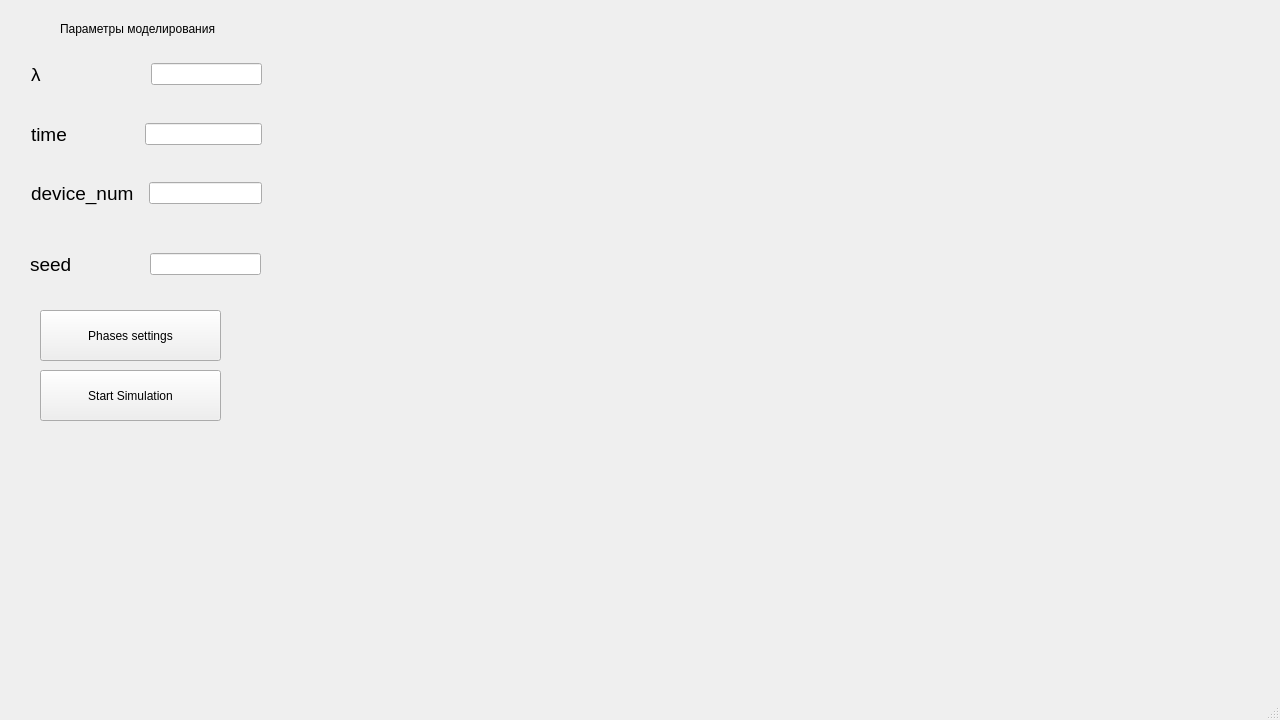
<?xml version="1.0" encoding="UTF-8"?>
<ui version="4.0">
 <class>MainWindow</class>
 <widget class="QMainWindow" name="MainWindow">
  <property name="geometry">
   <rect>
    <x>0</x>
    <y>0</y>
    <width>1280</width>
    <height>720</height>
   </rect>
  </property>
  <property name="windowTitle">
   <string>MainWindow</string>
  </property>
  <widget class="QWidget" name="centralwidget">
   <widget class="QStackedWidget" name="stackedGraphicsWidget">
    <property name="geometry">
     <rect>
      <x>720</x>
      <y>10</y>
      <width>551</width>
      <height>661</height>
     </rect>
    </property>
    <property name="currentIndex">
     <number>0</number>
    </property>
    <widget class="QWidget" name="page_0"/>
    <widget class="QWidget" name="page_1"/>
   </widget>
   <widget class="QPushButton" name="Start_pushButton">
    <property name="geometry">
     <rect>
      <x>40</x>
      <y>370</y>
      <width>181</width>
      <height>51</height>
     </rect>
    </property>
    <property name="text">
     <string>Start Simulation</string>
    </property>
   </widget>
   <widget class="QWidget" name="widget" native="true">
    <property name="geometry">
     <rect>
      <x>10</x>
      <y>10</y>
      <width>271</width>
      <height>281</height>
     </rect>
    </property>
    <widget class="QLabel" name="label">
     <property name="geometry">
      <rect>
       <x>50</x>
       <y>10</y>
       <width>171</width>
       <height>17</height>
      </rect>
     </property>
     <property name="text">
      <string>Параметры моделирования</string>
     </property>
    </widget>
    <widget class="QWidget" name="layoutWidget">
     <property name="geometry">
      <rect>
       <x>21</x>
       <y>50</y>
       <width>231</width>
       <height>28</height>
      </rect>
     </property>
     <layout class="QHBoxLayout" name="horizontalLayout">
      <property name="spacing">
       <number>110</number>
      </property>
      <item>
       <widget class="QLabel" name="label_4">
        <property name="font">
         <font>
          <pointsize>14</pointsize>
         </font>
        </property>
        <property name="text">
         <string>λ</string>
        </property>
       </widget>
      </item>
      <item>
       <widget class="QLineEdit" name="lineEdit"/>
      </item>
     </layout>
    </widget>
    <widget class="QWidget" name="layoutWidget">
     <property name="geometry">
      <rect>
       <x>21</x>
       <y>110</y>
       <width>231</width>
       <height>28</height>
      </rect>
     </property>
     <layout class="QHBoxLayout" name="horizontalLayout_2">
      <property name="spacing">
       <number>78</number>
      </property>
      <item>
       <widget class="QLabel" name="label_3">
        <property name="font">
         <font>
          <pointsize>14</pointsize>
         </font>
        </property>
        <property name="text">
         <string>time</string>
        </property>
       </widget>
      </item>
      <item>
       <widget class="QLineEdit" name="lineEdit_2"/>
      </item>
     </layout>
    </widget>
    <widget class="QWidget" name="layoutWidget">
     <property name="geometry">
      <rect>
       <x>21</x>
       <y>169</y>
       <width>231</width>
       <height>28</height>
      </rect>
     </property>
     <layout class="QHBoxLayout" name="horizontalLayout_3">
      <property name="spacing">
       <number>15</number>
      </property>
      <item>
       <widget class="QLabel" name="label_2">
        <property name="font">
         <font>
          <pointsize>14</pointsize>
         </font>
        </property>
        <property name="text">
         <string>device_num</string>
        </property>
       </widget>
      </item>
      <item>
       <widget class="QLineEdit" name="lineEdit_4"/>
      </item>
     </layout>
    </widget>
    <widget class="QWidget" name="">
     <property name="geometry">
      <rect>
       <x>20</x>
       <y>240</y>
       <width>231</width>
       <height>28</height>
      </rect>
     </property>
     <layout class="QHBoxLayout" name="horizontalLayout_4">
      <property name="spacing">
       <number>78</number>
      </property>
      <item>
       <widget class="QLabel" name="label_5">
        <property name="font">
         <font>
          <pointsize>14</pointsize>
         </font>
        </property>
        <property name="text">
         <string>seed</string>
        </property>
       </widget>
      </item>
      <item>
       <widget class="QLineEdit" name="lineEdit_5"/>
      </item>
     </layout>
    </widget>
   </widget>
   <widget class="QPushButton" name="PSettings_pushButton">
    <property name="geometry">
     <rect>
      <x>40</x>
      <y>310</y>
      <width>181</width>
      <height>51</height>
     </rect>
    </property>
    <property name="text">
     <string>Phases settings</string>
    </property>
   </widget>
   <widget class="QStackedWidget" name="PhaseStackedWidget">
    <property name="geometry">
     <rect>
      <x>280</x>
      <y>40</y>
      <width>300</width>
      <height>601</height>
     </rect>
    </property>
    <widget class="QWidget" name="page"/>
    <widget class="QWidget" name="page_2"/>
   </widget>
  </widget>
  <widget class="QMenuBar" name="menubar">
   <property name="geometry">
    <rect>
     <x>0</x>
     <y>0</y>
     <width>1280</width>
     <height>22</height>
    </rect>
   </property>
  </widget>
  <widget class="QStatusBar" name="statusbar"/>
 </widget>
 <resources/>
 <connections/>
</ui>
